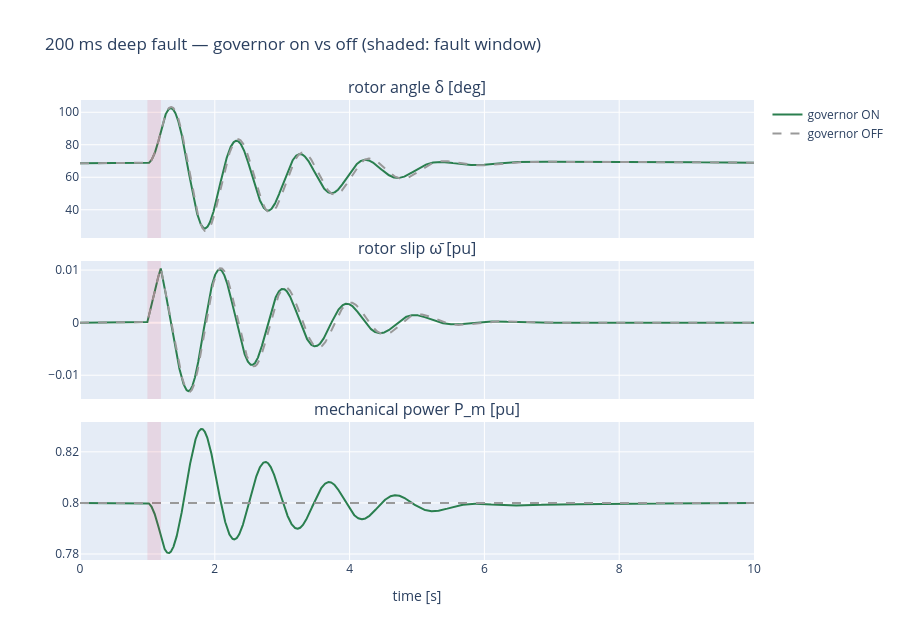
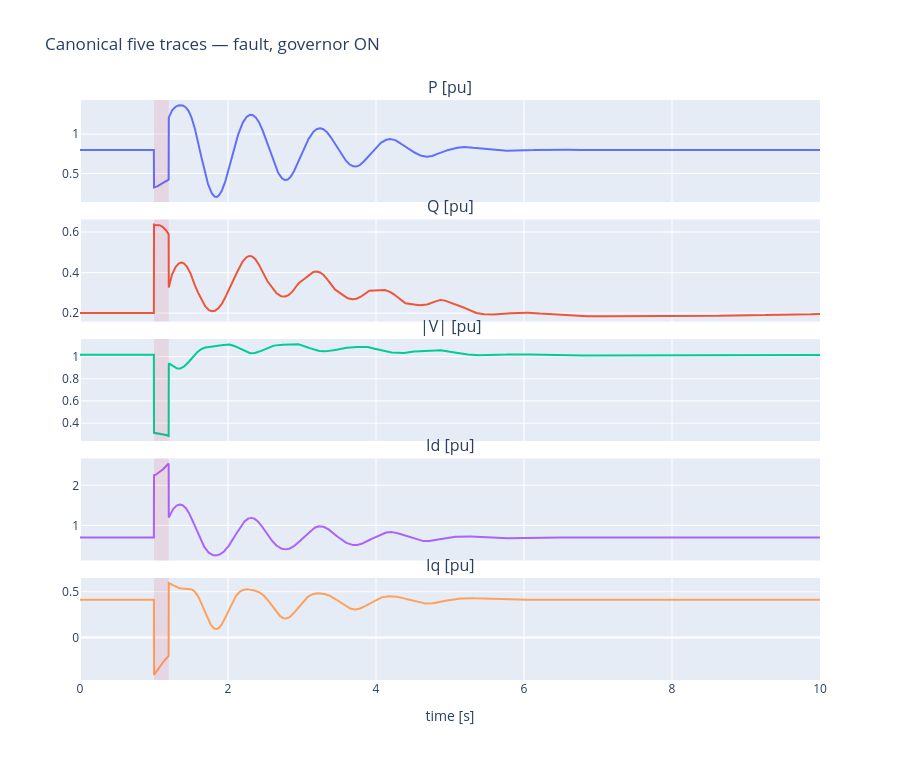

Write notebook code for charts like these, in order.
### Markdown cell above
## 8. Headline plot 2 — the deep fault, governor on vs off

Same disturbance as Phase 2.1/2.2: 200 ms inductive fault
($Z_f = j0.10$) at the generator bus.  The question this plot
answers: *does adding the governor change transient stability?*

**Prediction from time scales, before running.**  The first swing
lasts ~0.7 s.  The valve servo is $T_1 = 0.5$ s and the reheat
$T_3 = 7.5$ s — during the 200 ms fault the valve physically cannot
move more than a few percent, and the reheat passes almost none of
that to the shaft.  So first-swing behaviour (peak angle, CCT) must
be essentially identical, governor or not.  *Essentially*: near the
CCT the fault lasts 330+ ms — long enough for the valve to track a
meaningful fraction of the droop command and for the HP third to
reach the shaft, so expect the governor to buy a couple of % of CCT
(never to cost any).  What the governor *does*
do is respond mildly to the post-fault slip oscillation — and since
its response opposes slip, it adds a whisper of damping at swing
frequency (limited, because the servo lag phase-shifts it).

### Code cell
f200 = three_phase_fault_schedule(1.0, 1.20, 0+0.10j)

# governor ON
g1 = GENROU(D=3.0); a1 = ST1A(); p1 = PSS1A(); gv1 = TGOV1()
n1 = Network(R=R_line, X=X_line, V_slack_mag=abs(V_inf))
r_on = run_smib_genrou_avr_pss_gov(g1, a1, p1, gv1, n1, t_end=10.0, h=2e-3,
                                   scenarios=[f200], init_V=V1, init_S=S)

# governor OFF (Phase 2.2 stack — constant Pm)
g2 = GENROU(D=3.0); a2 = ST1A(); p2 = PSS1A()
n2 = Network(R=R_line, X=X_line, V_slack_mag=abs(V_inf))
f200b = three_phase_fault_schedule(1.0, 1.20, 0+0.10j)
r_off = run_smib_genrou_avr_pss(g2, a2, p2, n2, t_end=10.0, h=2e-3,
                                scenarios=[f200b], init_V=V1, init_S=S)

d_on = np.degrees(r_on.traces['delta']);  d_off = np.degrees(r_off.traces['delta'])
print(f'peak rotor angle: gov ON {d_on.max():.1f} deg, gov OFF {d_off.max():.1f} deg')

fig = make_subplots(rows=3, cols=1, shared_xaxes=True, vertical_spacing=0.05,
                    subplot_titles=['rotor angle δ [deg]', 'rotor slip ω̄ [pu]',
                                    'mechanical power P_m [pu]'])
fig.add_trace(go.Scatter(x=r_on.t, y=d_on, name='governor ON', mode='lines',
                         line=dict(color='#2a7f4f')), row=1, col=1)
fig.add_trace(go.Scatter(x=r_off.t, y=d_off, name='governor OFF', mode='lines',
                         line=dict(color='#999', dash='dash')), row=1, col=1)
fig.add_trace(go.Scatter(x=r_on.t, y=r_on.traces['omega'], showlegend=False,
                         mode='lines', line=dict(color='#2a7f4f')), row=2, col=1)
fig.add_trace(go.Scatter(x=r_off.t, y=r_off.traces['omega'], showlegend=False,
                         mode='lines', line=dict(color='#999', dash='dash')), row=2, col=1)
fig.add_trace(go.Scatter(x=r_on.t, y=r_on.traces['Pm'], showlegend=False,
                         mode='lines', line=dict(color='#2a7f4f')), row=3, col=1)
fig.add_trace(go.Scatter(x=r_off.t, y=r_off.traces['Pm'], showlegend=False,
                         mode='lines', line=dict(color='#999', dash='dash')), row=3, col=1)
for r in (1, 2, 3):
    fig.add_vrect(x0=1.0, x1=1.2, fillcolor='crimson', opacity=0.10,
                  line_width=0, row=r, col=1)
fig.update_layout(height=640, title='200 ms deep fault — governor on vs off '
                  '(shaded: fault window)')
fig.update_xaxes(title_text='time [s]', row=3, col=1)
fig.show()

# canonical five for the gov-ON run
fig2 = make_subplots(rows=5, cols=1, shared_xaxes=True, vertical_spacing=0.03,
                     subplot_titles=['P [pu]', 'Q [pu]', '|V| [pu]',
                                     'Id [pu]', 'Iq [pu]'])
for i, k in enumerate(['P', 'Q', '|V|', 'Id', 'Iq'], start=1):
    fig2.add_trace(go.Scatter(x=r_on.t, y=r_on.traces[k], mode='lines',
                              showlegend=False), row=i, col=1)
    fig2.add_vrect(x0=1.0, x1=1.2, fillcolor='crimson', opacity=0.10,
                   line_width=0, row=i, col=1)
fig2.update_layout(height=760, title='Canonical five traces — fault, governor ON')
fig2.update_xaxes(title_text='time [s]', row=5, col=1)
fig2.show()

### Figure 1 — Plotly figure (JSON) as saved in the notebook; plotly's stock layout.template omitted (floating-point values rounded to 4 significant figures; data arrays with more than 128 entries replaced by an {"elided": "..."} marker saying what was removed)
{"data": [{"line": {"color": "#2a7f4f"}, "mode": "lines", "name": "governor ON", "type": "scatter", "x": {"elided": "5001 float values"}, "xaxis": "x", "y": {"elided": "5001 float values"}, "yaxis": "y"}, {"line": {"color": "#999", "dash": "dash"}, "mode": "lines", "name": "governor OFF", "type": "scatter", "x": {"elided": "5001 float values"}, "xaxis": "x", "y": {"elided": "5001 float values"}, "yaxis": "y"}, {"line": {"color": "#2a7f4f"}, "mode": "lines", "showlegend": false, "type": "scatter", "x": {"elided": "5001 float values"}, "xaxis": "x2", "y": {"elided": "5001 float values"}, "yaxis": "y2"}, {"line": {"color": "#999", "dash": "dash"}, "mode": "lines", "showlegend": false, "type": "scatter", "x": {"elided": "5001 float values"}, "xaxis": "x2", "y": {"elided": "5001 float values"}, "yaxis": "y2"}, {"line": {"color": "#2a7f4f"}, "mode": "lines", "showlegend": false, "type": "scatter", "x": {"elided": "5001 float values"}, "xaxis": "x3", "y": {"elided": "5001 float values"}, "yaxis": "y3"}, {"line": {"color": "#999", "dash": "dash"}, "mode": "lines", "showlegend": false, "type": "scatter", "x": {"elided": "5001 float values"}, "xaxis": "x3", "y": {"elided": "5001 float values"}, "yaxis": "y3"}], "layout": {"annotations": [{"font": {"size": 16}, "showarrow": false, "text": "rotor angle δ [deg]", "x": 0.5, "xanchor": "center", "xref": "paper", "y": 1.0, "yanchor": "bottom", "yref": "paper"}, {"font": {"size": 16}, "showarrow": false, "text": "rotor slip ω̄ [pu]", "x": 0.5, "xanchor": "center", "xref": "paper", "y": 0.65, "yanchor": "bottom", "yref": "paper"}, {"font": {"size": 16}, "showarrow": false, "text": "mechanical power P_m [pu]", "x": 0.5, "xanchor": "center", "xref": "paper", "y": 0.3, "yanchor": "bottom", "yref": "paper"}], "height": 640, "shapes": [{"fillcolor": "crimson", "line": {"width": 0}, "opacity": 0.1, "type": "rect", "x0": 1.0, "x1": 1.2, "xref": "x", "y0": 0, "y1": 1, "yref": "y domain"}, {"fillcolor": "crimson", "line": {"width": 0}, "opacity": 0.1, "type": "rect", "x0": 1.0, "x1": 1.2, "xref": "x2", "y0": 0, "y1": 1, "yref": "y2 domain"}, {"fillcolor": "crimson", "line": {"width": 0}, "opacity": 0.1, "type": "rect", "x0": 1.0, "x1": 1.2, "xref": "x3", "y0": 0, "y1": 1, "yref": "y3 domain"}], "title": {"text": "200 ms deep fault — governor on vs off (shaded: fault window)"}, "xaxis": {"anchor": "y", "domain": [0.0, 1.0], "matches": "x3", "showticklabels": false}, "xaxis2": {"anchor": "y2", "domain": [0.0, 1.0], "matches": "x3", "showticklabels": false}, "xaxis3": {"anchor": "y3", "domain": [0.0, 1.0], "title": {"text": "time [s]"}}, "yaxis": {"anchor": "x", "domain": [0.7, 1.0]}, "yaxis2": {"anchor": "x2", "domain": [0.35, 0.65]}, "yaxis3": {"anchor": "x3", "domain": [0.0, 0.3]}}}

### Figure 2 — Plotly figure (JSON) as saved in the notebook; plotly's stock layout.template omitted (floating-point values rounded to 4 significant figures; data arrays with more than 128 entries replaced by an {"elided": "..."} marker saying what was removed)
{"data": [{"mode": "lines", "showlegend": false, "type": "scatter", "x": {"elided": "5001 float values"}, "xaxis": "x", "y": {"elided": "5001 float values"}, "yaxis": "y"}, {"mode": "lines", "showlegend": false, "type": "scatter", "x": {"elided": "5001 float values"}, "xaxis": "x2", "y": {"elided": "5001 float values"}, "yaxis": "y2"}, {"mode": "lines", "showlegend": false, "type": "scatter", "x": {"elided": "5001 float values"}, "xaxis": "x3", "y": {"elided": "5001 float values"}, "yaxis": "y3"}, {"mode": "lines", "showlegend": false, "type": "scatter", "x": {"elided": "5001 float values"}, "xaxis": "x4", "y": {"elided": "5001 float values"}, "yaxis": "y4"}, {"mode": "lines", "showlegend": false, "type": "scatter", "x": {"elided": "5001 float values"}, "xaxis": "x5", "y": {"elided": "5001 float values"}, "yaxis": "y5"}], "layout": {"annotations": [{"font": {"size": 16}, "showarrow": false, "text": "P [pu]", "x": 0.5, "xanchor": "center", "xref": "paper", "y": 1.0, "yanchor": "bottom", "yref": "paper"}, {"font": {"size": 16}, "showarrow": false, "text": "Q [pu]", "x": 0.5, "xanchor": "center", "xref": "paper", "y": 0.794, "yanchor": "bottom", "yref": "paper"}, {"font": {"size": 16}, "showarrow": false, "text": "|V| [pu]", "x": 0.5, "xanchor": "center", "xref": "paper", "y": 0.588, "yanchor": "bottom", "yref": "paper"}, {"font": {"size": 16}, "showarrow": false, "text": "Id [pu]", "x": 0.5, "xanchor": "center", "xref": "paper", "y": 0.382, "yanchor": "bottom", "yref": "paper"}, {"font": {"size": 16}, "showarrow": false, "text": "Iq [pu]", "x": 0.5, "xanchor": "center", "xref": "paper", "y": 0.176, "yanchor": "bottom", "yref": "paper"}], "height": 760, "shapes": [{"fillcolor": "crimson", "line": {"width": 0}, "opacity": 0.1, "type": "rect", "x0": 1.0, "x1": 1.2, "xref": "x", "y0": 0, "y1": 1, "yref": "y domain"}, {"fillcolor": "crimson", "line": {"width": 0}, "opacity": 0.1, "type": "rect", "x0": 1.0, "x1": 1.2, "xref": "x2", "y0": 0, "y1": 1, "yref": "y2 domain"}, {"fillcolor": "crimson", "line": {"width": 0}, "opacity": 0.1, "type": "rect", "x0": 1.0, "x1": 1.2, "xref": "x3", "y0": 0, "y1": 1, "yref": "y3 domain"}, {"fillcolor": "crimson", "line": {"width": 0}, "opacity": 0.1, "type": "rect", "x0": 1.0, "x1": 1.2, "xref": "x4", "y0": 0, "y1": 1, "yref": "y4 domain"}, {"fillcolor": "crimson", "line": {"width": 0}, "opacity": 0.1, "type": "rect", "x0": 1.0, "x1": 1.2, "xref": "x5", "y0": 0, "y1": 1, "yref": "y5 domain"}], "title": {"text": "Canonical five traces — fault, governor ON"}, "xaxis": {"anchor": "y", "domain": [0.0, 1.0], "matches": "x5", "showticklabels": false}, "xaxis2": {"anchor": "y2", "domain": [0.0, 1.0], "matches": "x5", "showticklabels": false}, "xaxis3": {"anchor": "y3", "domain": [0.0, 1.0], "matches": "x5", "showticklabels": false}, "xaxis4": {"anchor": "y4", "domain": [0.0, 1.0], "matches": "x5", "showticklabels": false}, "xaxis5": {"anchor": "y5", "domain": [0.0, 1.0], "title": {"text": "time [s]"}}, "yaxis": {"anchor": "x", "domain": [0.824, 1.0]}, "yaxis2": {"anchor": "x2", "domain": [0.618, 0.794]}, "yaxis3": {"anchor": "x3", "domain": [0.412, 0.588]}, "yaxis4": {"anchor": "x4", "domain": [0.206, 0.382]}, "yaxis5": {"anchor": "x5", "domain": [0.0, 0.176]}}}
